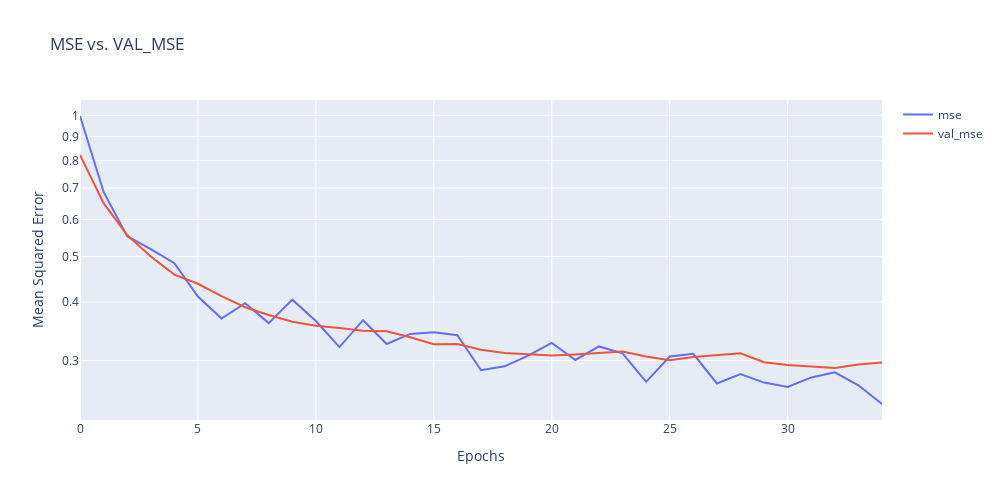
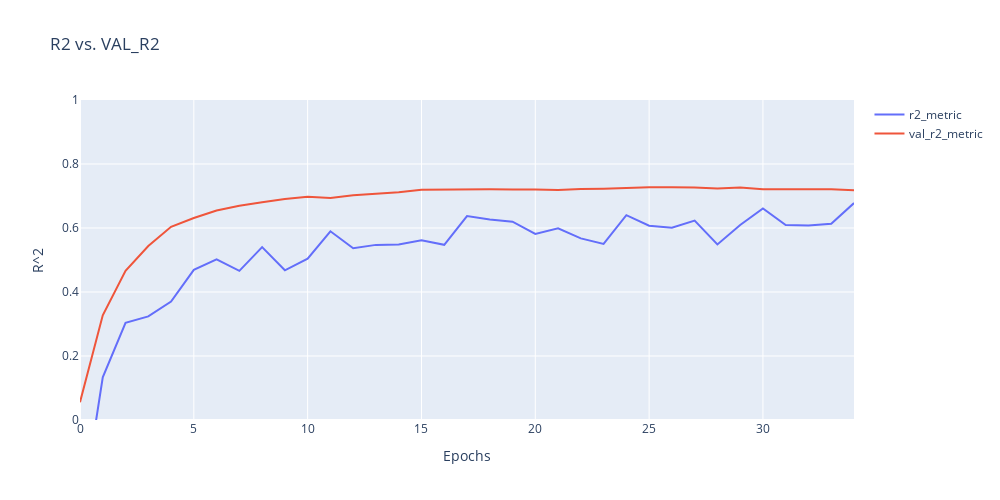

Write notebook code for charts like these, in order.
### Code cell
import plotly.graph_objects as go

def plot_hist(history):
    hist = pd.DataFrame(history.history)
    hist['epoch'] = history.epoch

    fig = go.Figure()
    fig.add_trace(go.Scatter(x=hist['epoch'], y=hist['mse'], mode='lines', name='mse'))
    fig.add_trace(go.Scatter(x=hist['epoch'], y=hist['val_mse'], mode='lines', name='val_mse'))
    fig.update_layout(width=1000, height=500, title='MSE vs. VAL_MSE', xaxis_title='Epochs', yaxis_title='Mean Squared Error', yaxis_type='log')
    fig.show()

    fig = go.Figure()
    fig.add_trace(go.Scatter(x=hist['epoch'], y=hist['r2_metric'], mode='lines', name='r2_metric'))
    fig.add_trace(go.Scatter(x=hist['epoch'], y=hist['val_r2_metric'], mode='lines', name='val_r2_metric'))
    fig.update_layout(width=1000, height=500, title='R2 vs. VAL_R2', xaxis_title='Epochs', yaxis_title='R^2', yaxis_type='linear')
    fig.update_yaxes(range=[0, 1])  # Ustawienie zakresu dla osi Y
    fig.show()

plot_hist(history)

### Figure 1 — Plotly figure (JSON) as saved in the notebook; plotly's stock layout.template omitted (floating-point values rounded to 4 significant figures)
{"data": [{"mode": "lines", "name": "mse", "type": "scatter", "x": [0, 1, 2, 3, 4, 5, 6, 7, 8, 9, 10, 11, 12, 13, 14, 15, 16, 17, 18, 19, 20, 21, 22, 23, 24, 25, 26, 27, 28, 29, 30, 31, 32, 33, 34], "y": [0.9966, 0.6866, 0.5523, 0.5187, 0.4838, 0.4107, 0.3689, 0.3975, 0.3606, 0.4046, 0.3643, 0.3206, 0.3658, 0.3255, 0.3419, 0.3447, 0.3398, 0.2862, 0.2916, 0.3075, 0.3271, 0.3009, 0.3216, 0.3109, 0.2703, 0.3061, 0.3102, 0.2681, 0.2806, 0.2693, 0.2636, 0.2762, 0.2833, 0.2658, 0.2424]}, {"mode": "lines", "name": "val_mse", "type": "scatter", "x": [0, 1, 2, 3, 4, 5, 6, 7, 8, 9, 10, 11, 12, 13, 14, 15, 16, 17, 18, 19, 20, 21, 22, 23, 24, 25, 26, 27, 28, 29, 30, 31, 32, 33, 34], "y": [0.8234, 0.6497, 0.5554, 0.5, 0.4575, 0.4374, 0.4116, 0.3898, 0.3751, 0.363, 0.3559, 0.3522, 0.3472, 0.3465, 0.3364, 0.3251, 0.3254, 0.3163, 0.3113, 0.3091, 0.3075, 0.309, 0.3118, 0.3135, 0.3061, 0.3007, 0.3053, 0.3087, 0.311, 0.2976, 0.2937, 0.2914, 0.2894, 0.2944, 0.2973]}], "layout": {"height": 500, "title": {"text": "MSE vs. VAL_MSE"}, "width": 1000, "xaxis": {"title": {"text": "Epochs"}}, "yaxis": {"title": {"text": "Mean Squared Error"}, "type": "log"}}}

### Figure 2 — Plotly figure (JSON) as saved in the notebook; plotly's stock layout.template omitted (floating-point values rounded to 4 significant figures)
{"data": [{"mode": "lines", "name": "r2_metric", "type": "scatter", "x": [0, 1, 2, 3, 4, 5, 6, 7, 8, 9, 10, 11, 12, 13, 14, 15, 16, 17, 18, 19, 20, 21, 22, 23, 24, 25, 26, 27, 28, 29, 30, 31, 32, 33, 34], "y": [-0.3258, 0.1336, 0.3038, 0.3236, 0.3703, 0.4691, 0.502, 0.4661, 0.5402, 0.4677, 0.5041, 0.5898, 0.5367, 0.5472, 0.5488, 0.5615, 0.5474, 0.6371, 0.6267, 0.6198, 0.5816, 0.599, 0.5676, 0.5504, 0.6401, 0.6072, 0.6006, 0.6231, 0.5487, 0.6096, 0.6609, 0.6096, 0.6081, 0.6133, 0.6779]}, {"mode": "lines", "name": "val_r2_metric", "type": "scatter", "x": [0, 1, 2, 3, 4, 5, 6, 7, 8, 9, 10, 11, 12, 13, 14, 15, 16, 17, 18, 19, 20, 21, 22, 23, 24, 25, 26, 27, 28, 29, 30, 31, 32, 33, 34], "y": [0.05556, 0.3271, 0.466, 0.5439, 0.6037, 0.6314, 0.6548, 0.6698, 0.6807, 0.6909, 0.6978, 0.6938, 0.7025, 0.7072, 0.712, 0.7195, 0.7205, 0.7201, 0.7208, 0.7201, 0.7207, 0.7184, 0.7222, 0.723, 0.7261, 0.7273, 0.7277, 0.7268, 0.7234, 0.7265, 0.7209, 0.7207, 0.7213, 0.7208, 0.7182]}], "layout": {"height": 500, "title": {"text": "R2 vs. VAL_R2"}, "width": 1000, "xaxis": {"title": {"text": "Epochs"}}, "yaxis": {"range": [0, 1], "title": {"text": "R^2"}, "type": "linear"}}}
